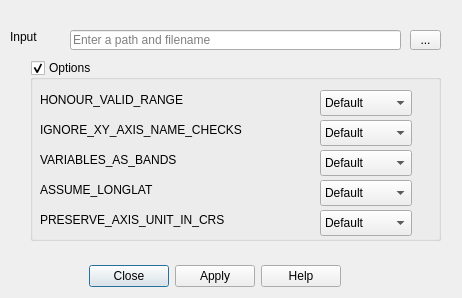
<?xml version="1.0" encoding="UTF-8"?>
<ui version="4.0">
 <class>GPMGridRasterReaderDialogBase</class>
 <widget class="QDialog" name="GPMGridRasterReaderDialogBase">
  <property name="geometry">
   <rect>
    <x>0</x>
    <y>0</y>
    <width>462</width>
    <height>298</height>
   </rect>
  </property>
  <property name="windowTitle">
   <string>GPM Grid Data Reader</string>
  </property>
  <widget class="QDialogButtonBox" name="button_box">
   <property name="geometry">
    <rect>
     <x>0</x>
     <y>260</y>
     <width>341</width>
     <height>32</height>
    </rect>
   </property>
   <property name="orientation">
    <enum>Qt::Horizontal</enum>
   </property>
   <property name="standardButtons">
    <set>QDialogButtonBox::Apply|QDialogButtonBox::Close|QDialogButtonBox::Help</set>
   </property>
   <property name="centerButtons">
    <bool>false</bool>
   </property>
  </widget>
  <widget class="QToolButton" name="toolButton">
   <property name="geometry">
    <rect>
     <x>410</x>
     <y>30</y>
     <width>31</width>
     <height>20</height>
    </rect>
   </property>
   <property name="text">
    <string>...</string>
   </property>
  </widget>
  <widget class="QLineEdit" name="lineEdit">
   <property name="geometry">
    <rect>
     <x>70</x>
     <y>30</y>
     <width>331</width>
     <height>20</height>
    </rect>
   </property>
   <property name="text">
    <string/>
   </property>
   <property name="placeholderText">
    <string>Enter a path and filename</string>
   </property>
  </widget>
  <widget class="QLabel" name="label">
   <property name="geometry">
    <rect>
     <x>10</x>
     <y>30</y>
     <width>47</width>
     <height>14</height>
    </rect>
   </property>
   <property name="text">
    <string>Input</string>
   </property>
  </widget>
  <widget class="QGroupBox" name="groupBox">
   <property name="geometry">
    <rect>
     <x>30</x>
     <y>60</y>
     <width>411</width>
     <height>181</height>
    </rect>
   </property>
   <property name="title">
    <string>Options</string>
   </property>
   <property name="checkable">
    <bool>true</bool>
   </property>
   <widget class="QComboBox" name="comboBox">
    <property name="geometry">
     <rect>
      <x>290</x>
      <y>30</y>
      <width>92</width>
      <height>26</height>
     </rect>
    </property>
    <property name="toolTip">
     <string>Defaults to YES. Whether to set to nodata pixel values outside of the validity range indicated by valid_min, valid_max or valid_range attributes.</string>
    </property>
    <item>
     <property name="text">
      <string>Default</string>
     </property>
    </item>
    <item>
     <property name="text">
      <string>Yes</string>
     </property>
    </item>
    <item>
     <property name="text">
      <string>No</string>
     </property>
    </item>
   </widget>
   <widget class="QComboBox" name="comboBox_2">
    <property name="enabled">
     <bool>true</bool>
    </property>
    <property name="geometry">
     <rect>
      <x>290</x>
      <y>60</y>
      <width>92</width>
      <height>26</height>
     </rect>
    </property>
    <property name="tabletTracking">
     <bool>false</bool>
    </property>
    <property name="toolTip">
     <string>Defaults to NO. Whether X/Y dimensions should be always considered as geospatial axis, even if the lack conventional attributes confirming it.</string>
    </property>
    <item>
     <property name="text">
      <string>Default</string>
     </property>
    </item>
    <item>
     <property name="text">
      <string>Yes</string>
     </property>
    </item>
    <item>
     <property name="text">
      <string>No</string>
     </property>
    </item>
   </widget>
   <widget class="QComboBox" name="comboBox_3">
    <property name="geometry">
     <rect>
      <x>290</x>
      <y>90</y>
      <width>92</width>
      <height>26</height>
     </rect>
    </property>
    <property name="toolTip">
     <string>Defaults to NO. If set to YES, and if the netCDF file only contains 2D variables of the same type and indexed by the same dimensions, then they should be reported as multiple bands of a same dataset. Default is NO (that is each variable will be reported as a separate subdataset)</string>
    </property>
    <item>
     <property name="text">
      <string>Default</string>
     </property>
    </item>
    <item>
     <property name="text">
      <string>Yes</string>
     </property>
    </item>
    <item>
     <property name="text">
      <string>No</string>
     </property>
    </item>
   </widget>
   <widget class="QComboBox" name="comboBox_4">
    <property name="geometry">
     <rect>
      <x>290</x>
      <y>120</y>
      <width>92</width>
      <height>26</height>
     </rect>
    </property>
    <property name="toolTip">
     <string>Defaults to NO. Whether a Geographic CRS should be assumed and applied when, none has otherwise been found, a meaningful geotransform has been found, and that geotransform is within the bounds -180,360 -90,90, if YES assume OGC:CRS84.</string>
    </property>
    <item>
     <property name="text">
      <string>Default</string>
     </property>
    </item>
    <item>
     <property name="text">
      <string>Yes</string>
     </property>
    </item>
    <item>
     <property name="text">
      <string>No</string>
     </property>
    </item>
   </widget>
   <widget class="QComboBox" name="comboBox_5">
    <property name="geometry">
     <rect>
      <x>290</x>
      <y>150</y>
      <width>92</width>
      <height>26</height>
     </rect>
    </property>
    <property name="toolTip">
     <string>Defaults to NO. Whether unusual linear axis unit (km) should be kept as such, instead of being normalized to metre. The default is NO, ie that are being normalized to metre (previous GDAL versions kept the original unit)</string>
    </property>
    <item>
     <property name="text">
      <string>Default</string>
     </property>
    </item>
    <item>
     <property name="text">
      <string>Yes</string>
     </property>
    </item>
    <item>
     <property name="text">
      <string>No</string>
     </property>
    </item>
   </widget>
   <widget class="QLabel" name="label_2">
    <property name="geometry">
     <rect>
      <x>10</x>
      <y>30</y>
      <width>271</width>
      <height>20</height>
     </rect>
    </property>
    <property name="toolTip">
     <string>Defaults to YES. Whether to set to nodata pixel values outside of the validity range indicated by valid_min, valid_max or valid_range attributes.</string>
    </property>
    <property name="text">
     <string>HONOUR_VALID_RANGE</string>
    </property>
   </widget>
   <widget class="QLabel" name="label_3">
    <property name="enabled">
     <bool>true</bool>
    </property>
    <property name="geometry">
     <rect>
      <x>10</x>
      <y>60</y>
      <width>271</width>
      <height>20</height>
     </rect>
    </property>
    <property name="tabletTracking">
     <bool>false</bool>
    </property>
    <property name="toolTip">
     <string>Defaults to NO. Whether X/Y dimensions should be always considered as geospatial axis, even if the lack conventional attributes confirming it.</string>
    </property>
    <property name="text">
     <string>IGNORE_XY_AXIS_NAME_CHECKS</string>
    </property>
   </widget>
   <widget class="QLabel" name="label_4">
    <property name="geometry">
     <rect>
      <x>10</x>
      <y>90</y>
      <width>271</width>
      <height>20</height>
     </rect>
    </property>
    <property name="toolTip">
     <string>Defaults to NO. If set to YES, and if the netCDF file only contains 2D variables of the same type and indexed by the same dimensions, then they should be reported as multiple bands of a same dataset. Default is NO (that is each variable will be reported as a separate subdataset)</string>
    </property>
    <property name="text">
     <string>VARIABLES_AS_BANDS</string>
    </property>
   </widget>
   <widget class="QLabel" name="label_5">
    <property name="geometry">
     <rect>
      <x>10</x>
      <y>120</y>
      <width>271</width>
      <height>20</height>
     </rect>
    </property>
    <property name="toolTip">
     <string>Defaults to NO. Whether a Geographic CRS should be assumed and applied when, none has otherwise been found, a meaningful geotransform has been found, and that geotransform is within the bounds -180,360 -90,90, if YES assume OGC:CRS84.</string>
    </property>
    <property name="text">
     <string>ASSUME_LONGLAT</string>
    </property>
   </widget>
   <widget class="QLabel" name="label_6">
    <property name="geometry">
     <rect>
      <x>10</x>
      <y>150</y>
      <width>271</width>
      <height>20</height>
     </rect>
    </property>
    <property name="toolTip">
     <string>Defaults to NO. Whether unusual linear axis unit (km) should be kept as such, instead of being normalized to metre. The default is NO, ie that are being normalized to metre (previous GDAL versions kept the original unit)</string>
    </property>
    <property name="text">
     <string>PRESERVE_AXIS_UNIT_IN_CRS</string>
    </property>
   </widget>
  </widget>
 </widget>
 <resources/>
 <connections>
  <connection>
   <sender>button_box</sender>
   <signal>accepted()</signal>
   <receiver>GPMGridRasterReaderDialogBase</receiver>
   <slot>accept()</slot>
   <hints>
    <hint type="sourcelabel">
     <x>20</x>
     <y>20</y>
    </hint>
    <hint type="destinationlabel">
     <x>20</x>
     <y>20</y>
    </hint>
   </hints>
  </connection>
  <connection>
   <sender>button_box</sender>
   <signal>rejected()</signal>
   <receiver>GPMGridRasterReaderDialogBase</receiver>
   <slot>reject()</slot>
   <hints>
    <hint type="sourcelabel">
     <x>20</x>
     <y>20</y>
    </hint>
    <hint type="destinationlabel">
     <x>20</x>
     <y>20</y>
    </hint>
   </hints>
  </connection>
 </connections>
</ui>
